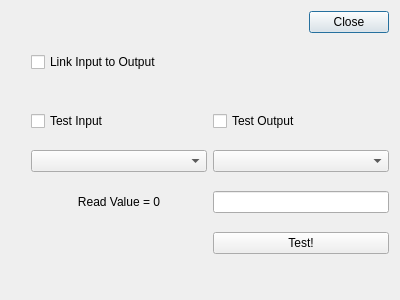
<?xml version="1.0" encoding="UTF-8"?>
<ui version="4.0">
 <class>PortTestDialog</class>
 <widget class="QDialog" name="PortTestDialog">
  <property name="geometry">
   <rect>
    <x>0</x>
    <y>0</y>
    <width>400</width>
    <height>300</height>
   </rect>
  </property>
  <property name="windowTitle">
   <string>Dialog</string>
  </property>
  <layout class="QVBoxLayout" name="verticalLayout">
   <item>
    <widget class="QDialogButtonBox" name="buttonBox">
     <property name="orientation">
      <enum>Qt::Horizontal</enum>
     </property>
     <property name="standardButtons">
      <set>QDialogButtonBox::Close</set>
     </property>
    </widget>
   </item>
   <item>
    <layout class="QHBoxLayout" name="horizontalLayout_2">
     <item>
      <spacer name="verticalSpacer">
       <property name="orientation">
        <enum>Qt::Vertical</enum>
       </property>
       <property name="sizeHint" stdset="0">
        <size>
         <width>20</width>
         <height>40</height>
        </size>
       </property>
      </spacer>
     </item>
     <item>
      <layout class="QGridLayout" name="gridLayout_3">
       <item row="2" column="0">
        <widget class="QCheckBox" name="inputCB">
         <property name="text">
          <string>Test Input</string>
         </property>
        </widget>
       </item>
       <item row="2" column="1">
        <widget class="QCheckBox" name="outputCB">
         <property name="text">
          <string>Test Output</string>
         </property>
        </widget>
       </item>
       <item row="4" column="0">
        <widget class="QLabel" name="inputLbl">
         <property name="text">
          <string>Read Value = 0</string>
         </property>
         <property name="alignment">
          <set>Qt::AlignCenter</set>
         </property>
        </widget>
       </item>
       <item row="0" column="0">
        <widget class="QCheckBox" name="inoutLinkCB">
         <property name="text">
          <string>Link Input to Output</string>
         </property>
        </widget>
       </item>
       <item row="1" column="0">
        <spacer name="horizontalSpacer_4">
         <property name="orientation">
          <enum>Qt::Horizontal</enum>
         </property>
         <property name="sizeHint" stdset="0">
          <size>
           <width>40</width>
           <height>20</height>
          </size>
         </property>
        </spacer>
       </item>
       <item row="1" column="1">
        <spacer name="horizontalSpacer_5">
         <property name="orientation">
          <enum>Qt::Horizontal</enum>
         </property>
         <property name="sizeHint" stdset="0">
          <size>
           <width>40</width>
           <height>20</height>
          </size>
         </property>
        </spacer>
       </item>
       <item row="6" column="0">
        <spacer name="horizontalSpacer_2">
         <property name="orientation">
          <enum>Qt::Horizontal</enum>
         </property>
         <property name="sizeHint" stdset="0">
          <size>
           <width>40</width>
           <height>20</height>
          </size>
         </property>
        </spacer>
       </item>
       <item row="6" column="1">
        <spacer name="horizontalSpacer_3">
         <property name="orientation">
          <enum>Qt::Horizontal</enum>
         </property>
         <property name="sizeHint" stdset="0">
          <size>
           <width>40</width>
           <height>20</height>
          </size>
         </property>
        </spacer>
       </item>
       <item row="3" column="1">
        <widget class="QComboBox" name="outputCombo"/>
       </item>
       <item row="3" column="0">
        <widget class="QComboBox" name="inputCombo"/>
       </item>
       <item row="4" column="1">
        <widget class="QLineEdit" name="outputTB"/>
       </item>
       <item row="5" column="1">
        <widget class="QPushButton" name="testButton">
         <property name="text">
          <string>Test!</string>
         </property>
        </widget>
       </item>
      </layout>
     </item>
    </layout>
   </item>
  </layout>
 </widget>
 <resources/>
 <connections>
  <connection>
   <sender>buttonBox</sender>
   <signal>accepted()</signal>
   <receiver>PortTestDialog</receiver>
   <slot>accept()</slot>
   <hints>
    <hint type="sourcelabel">
     <x>248</x>
     <y>254</y>
    </hint>
    <hint type="destinationlabel">
     <x>157</x>
     <y>274</y>
    </hint>
   </hints>
  </connection>
  <connection>
   <sender>buttonBox</sender>
   <signal>rejected()</signal>
   <receiver>PortTestDialog</receiver>
   <slot>reject()</slot>
   <hints>
    <hint type="sourcelabel">
     <x>316</x>
     <y>260</y>
    </hint>
    <hint type="destinationlabel">
     <x>286</x>
     <y>274</y>
    </hint>
   </hints>
  </connection>
 </connections>
</ui>
